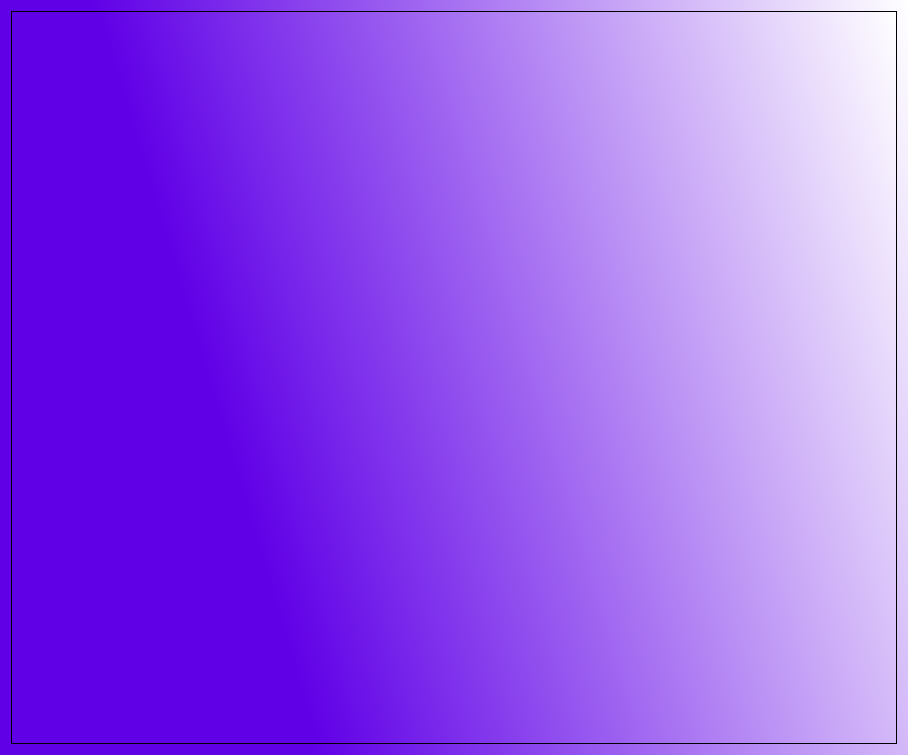
<?xml version="1.0" encoding="UTF-8"?>
<ui version="4.0">
 <class>TurnirTableOutPut</class>
 <widget class="QWidget" name="TurnirTableOutPut">
  <property name="geometry">
   <rect>
    <x>0</x>
    <y>0</y>
    <width>908</width>
    <height>755</height>
   </rect>
  </property>
  <property name="windowTitle">
   <string>Form</string>
  </property>
  <property name="styleSheet">
   <string notr="true">background-color: qlineargradient(spread:pad, x1:0.15, y1:0.21, x2:1, y2:0, stop:0 rgba(96, 0, 231, 255), stop:1 rgba(255, 255, 255, 255));</string>
  </property>
  <layout class="QGridLayout" name="gridLayout">
   <item row="0" column="0">
    <widget class="QTableView" name="tableView"/>
   </item>
  </layout>
 </widget>
 <resources/>
 <connections/>
</ui>
